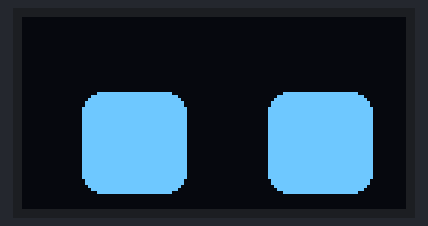
The sketch below on a simulated Arduino Uno, built with avr-gcc and run on an emulated ATmega328P. On the bench: 128×64 one-colour display.

Above: at 0.6 s.
At 1.67 s:
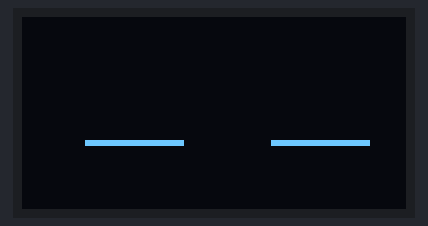
At 2.51 s:
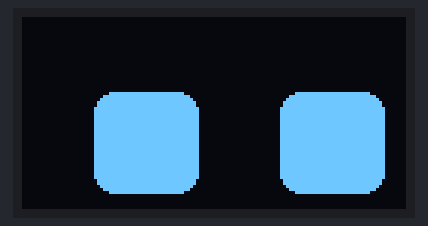
At 5.8 s:
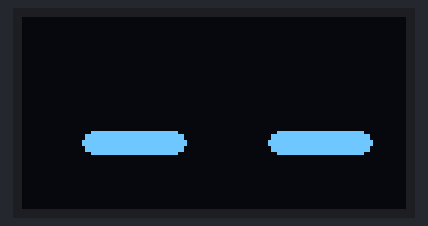

The sketch:

oled.ino
```cpp
#include <Wire.h>
#include <Adafruit_GFX.h>
#include <Adafruit_SSD1306.h>

#define SCREEN_WIDTH 128
#define SCREEN_HEIGHT 64
#define OLED_RESET -1
Adafruit_SSD1306 display(SCREEN_WIDTH, SCREEN_HEIGHT, &Wire, OLED_RESET);

// Mata config
const int eyeWidth = 35;
const int eyeHeight = 34;
const int eyeRadius = 7;

const int leftEyeX = 20;
const int rightEyeX = 82;
const int eyeY = 25;

void setup() {
  display.begin(SSD1306_SWITCHCAPVCC, 0x3C);
  display.clearDisplay();
  display.display();
  delay(500);
}

void loop() {
  wakeUpAnimation();
  blinkEyes(2, 200);
  lookEyes("left");
  delay(300);
  lookEyes("right");
  delay(300);
  lookEyes("center");
  delay(3000);
  smileEyes();
  delay(2000);
}

void drawEyes(int shrinkY = 0, int shiftX = 0) {
  display.clearDisplay();

  int newHeight = max(2, eyeHeight - shrinkY);  // prevent 0 height
  int yOffset = shrinkY / 2;

  display.fillRoundRect(leftEyeX + shiftX, eyeY + yOffset, eyeWidth, newHeight, eyeRadius, SSD1306_WHITE);
  display.fillRoundRect(rightEyeX + shiftX, eyeY + yOffset, eyeWidth, newHeight, eyeRadius, SSD1306_WHITE);

  display.display();
}

void blinkEyes(int times, int speed) {
  for (int i = 0; i < times; i++) {
    drawEyes(eyeHeight - 2);  // Almost closed (line)
    delay(speed);
    drawEyes(0);              // Open
    delay(speed);
  }
}

void lookEyes(String dir) {
  int shift = 0;
  if (dir == "left") shift = -4;
  else if (dir == "right") shift = 4;
  drawEyes(0, shift);
}

void smileEyes() {
  drawEyes(eyeHeight - 8);  // semi-closed smile shape
}

void wakeUpAnimation() {
  drawEyes(0);
  delay(500);
}
```

Measured:
- by itself, everything shown: repeats every 7.1 s, in 9 steps
- what the display in image 0 shows lasts 0.5 s, from 0.6 s to 1.1 s
- what the display in image 3 shows lasts 2.0 s, from 5.7 s to 7.7 s
